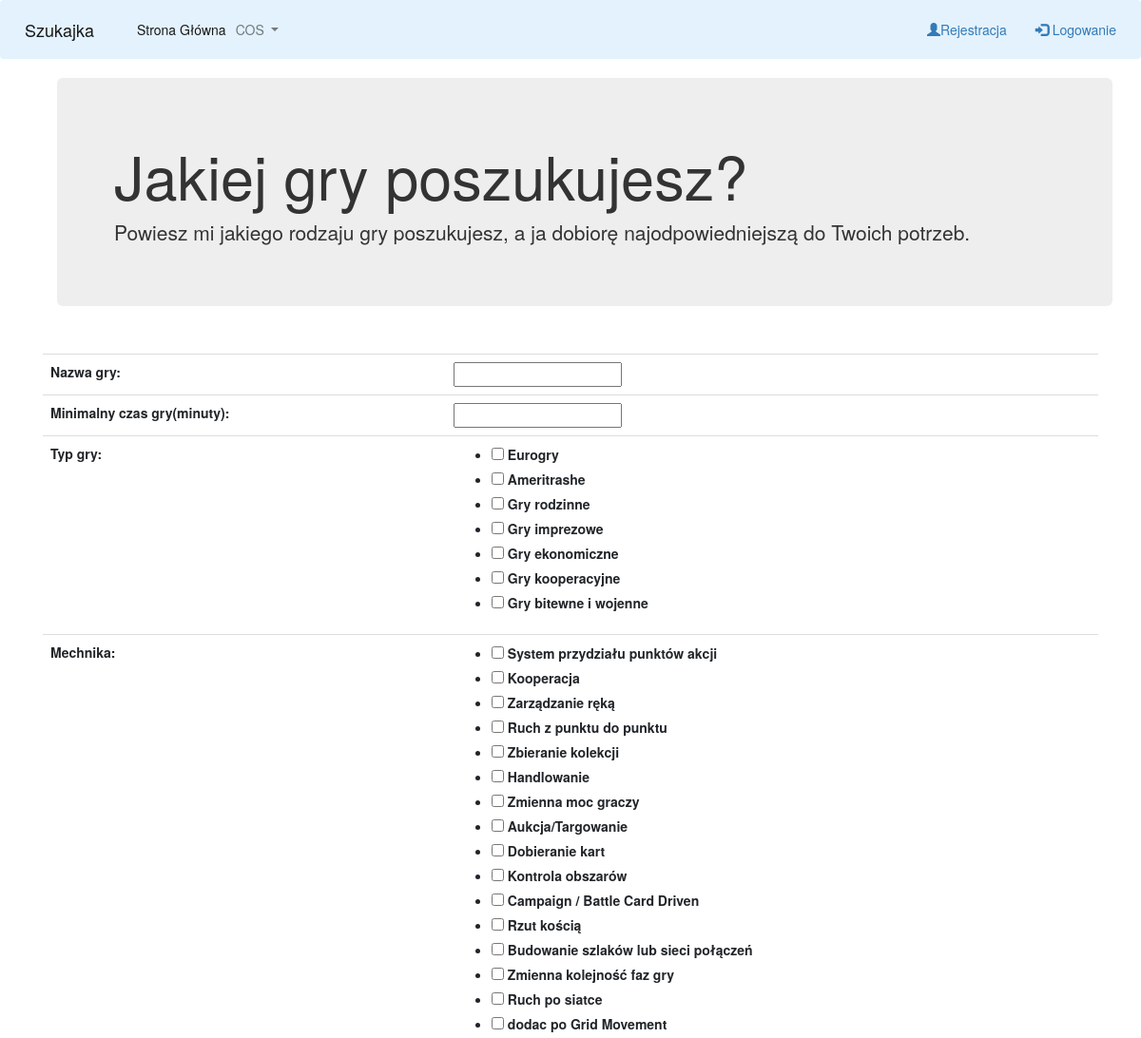
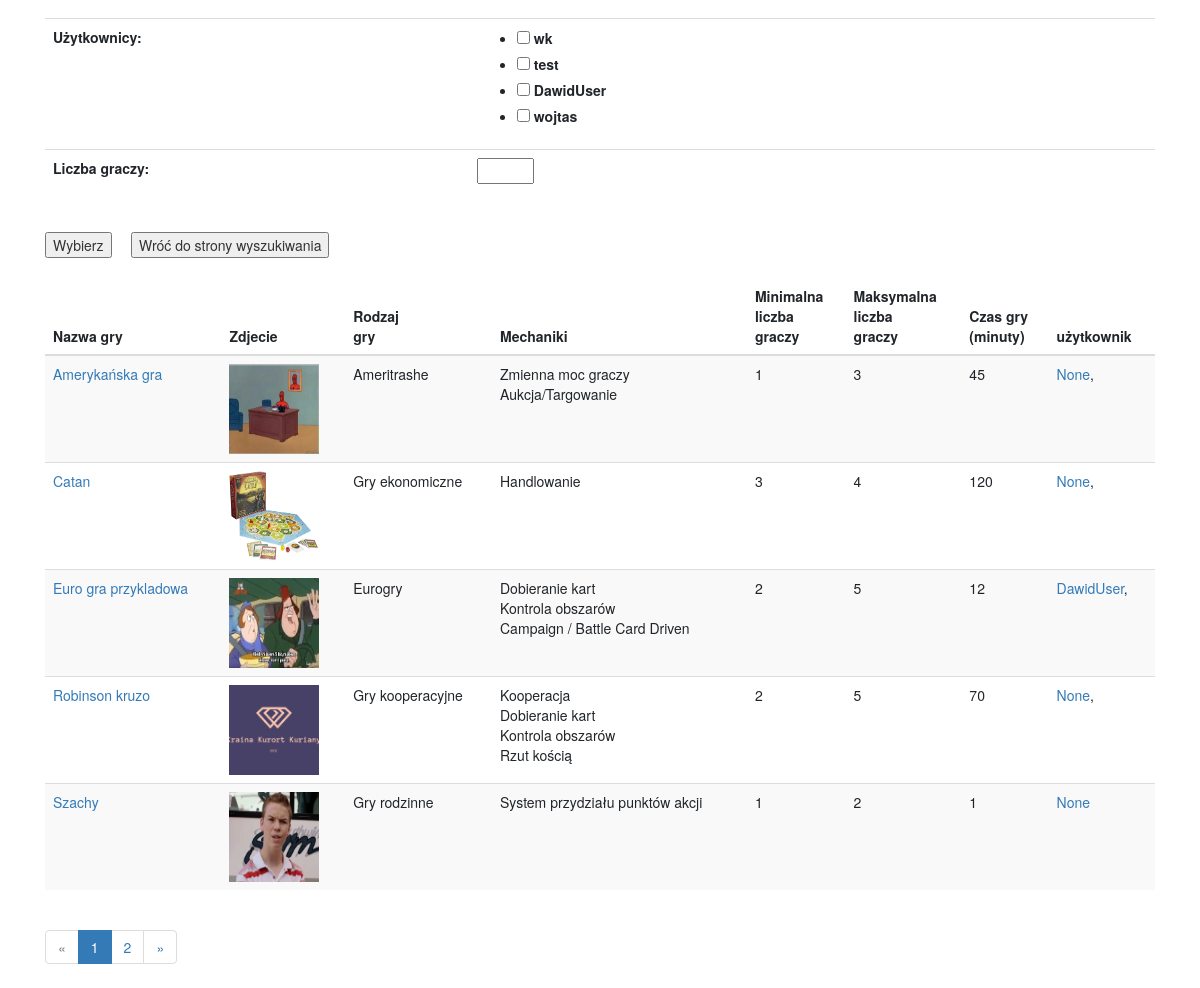
Page /a/ on the committed database (2 pictures, top to bottom).
### main/models.py (models this page shows, shortened)
class GameType(models.Model):
    name = models.CharField(verbose_name="Nazwa kategotii", max_length=128, blank=True, null=True)
    description = models.TextField(verbose_name="Opis kategorii", max_length=1126, blank=True, null=True)
    def __str__(self):
        return self.name
    class Meta:
        verbose_name = "Typ gry"  # pozwala podać nazwe pola w liczbie pojedynczej
        verbose_name_plural = "_Typy Gry"  # pozwala zmienić nazwe pola na liście modeli w Adminie

class MechanicType(models.Model):
    name = models.CharField(verbose_name="Nazwa mechaniki", max_length=128, blank=True, null=True)
    description = models.TextField(verbose_name="Opis mechaniki", max_length=1126, blank=True, null=True)
    def __str__(self):
        return self.name
    class Meta:
        verbose_name = "Mechanika"
        verbose_name_plural = "_Mechaniki gier"

class Game(models.Model):
    name = models.CharField(verbose_name="Nazwa gry", max_length=128, blank=True)
    description = models.TextField(verbose_name="Opis gry", blank=True)
    image = models.ImageField(verbose_name="Zdjęcie gry", null=True, blank=True, upload_to="game_images")
    min_player = models.PositiveSmallIntegerField(verbose_name="Minimalna liczba graczy", blank=True, null=True)
    max_player = models.PositiveSmallIntegerField(verbose_name="Maksymalna liczb graczy", blank=True, null=True)
    min_play_time = models.PositiveIntegerField(verbose_name="Minimalny czas gry(minuty)", blank=True, null=True)
    game_type = models.ManyToManyField(GameType, verbose_name="Rodzaj gry", blank=True)  # TODO: mozna zaimplementowac checkboxy do zaznaczania w adminie
    mechanic_type = models.ManyToManyField(MechanicType, verbose_name="Rodzaj gry", blank=True)
    user = models.ForeignKey(Users, on_delete=models.CASCADE, blank=True, null=True)
    def get_absolute_url(self):
        return reverse("game-detail", args=[self.pk])

### main/views.py (the view)
# urls.py: path("", GameListView.as_view(), name='Game_view'),
class GameListView(ListView):
    model = Game
    template_name = "main/filtrujemy.html"
    context_object_name = 'game_list'
    ordering = "name"  # ordering = nazwa-pola // nazwa - to nazwa mojego pola, a pole to moje pole z modelu
    extra_context = {"form": GameTypeForm}
    paginate_by = 5
    def get_queryset(self):  # TODO: Sorotwanie kolumn od najwiekszej do najmniejszej wartosci, do tego najlepiej JS
        game_type = dict(self.request.GET).get("game_type")
        name = self.request.GET.get("name")
        player_num = self.request.GET.get("player_num")
        min_play_time = self.request.GET.get("min_play_time")
        mechanic_type = dict(self.request.GET).get("mechanic_type")
        user = self.request.GET.get("user")
        self.queryset = self.model.objects.all()
        if game_type:
            self.queryset = self.queryset.filter(game_type__in=game_type)
        if name:
            self.queryset = self.queryset.filter(name__icontains=name)
        if player_num:
            self.queryset = self.queryset.filter(min_player__lte=player_num, max_player__gte=player_num)
        if min_play_time:
            self.queryset = self.queryset.filter(min_play_time__gte=min_play_time)
        if mechanic_type:
            self.queryset = self.queryset.filter(mechanic_type__in=mechanic_type)
        if user:
            self.queryset = self.queryset.filter(user=user)
        return super().get_queryset().distinct()  # TODO naprawić wyszukiwanie tak, aby byla mozliwosc wyszukania gier po polach game_type

### main/models.py (called while the page is built)
    def get_absolute_url(self):
        return reverse("person-detail", args=[self.pk])

### templates/main/filtrujemy.html (shortened to what this page needs)
{% extends 'base.html' %}
{% block body %}
<div class="container">
  <div class="jumbotron" >
    <h1 >Jakiej gry poszukujesz? </h1>
    <p>Powiesz mi jakiego rodzaju gry poszukujesz, a ja dobiorę najodpowiedniejszą do Twoich potrzeb.</p>
  </div>
</div>
<form method="get", action="" id="searchform"></br>
<div class="table-responsive">
  <table class="table">
{{ form.as_table }}
  </table>
</div>
    </br><input type="submit" value="Wybierz">&nbsp;&nbsp;&nbsp;&nbsp
    <input type="button" value="Wróć do strony wyszukiwania" onclick="window.location.href = 'http://127.0.0.1:8000/a/'">
</form></br>
<table class="table table-striped">
  <thead>
    <tr>
        <th scope="col">Nazwa gry</th>
        <th scope="col">Zdjecie</th>
        <th scope="col">Rodzaj</br> gry</th>
        <th scope="col">Mechaniki</th>
        <th scope="col">Minimalna </br>liczba</br> graczy</th>
        <th scope="col">Maksymalna </br>liczba </br>graczy</th>
        <th scope="col">Czas gry</br>(minuty)</th>
        <th scope="col">użytkownik</th>
    </tr>
  </thead>
  <tbody>
{% for game in game_list %}
    <tr>
        <td><a href="{{ game.get_absolute_url }} ">{{ game.name }}</a></td>
        <td>{% if game.image %}<img src="{{ game.image.url }}" alt="...">{% endif %}</td>
        <div>{% for game_type in game.game_type.all %}<td class="parentCell" title="{{ game_type.description }}"> {{ game_type.name }}{% endfor %}</td></div>
        <td>{% for mechanic_type in game.mechanic_type.all %}<div title="{{ mechanic_type.description }}">{{ mechanic_type.name }}{% if not forloop.last %}</br>{% endif %}{% endfor %}</div> </td>
        <td>{{ game.min_player }}</td>
        <td>{{ game.max_player }}</td>
        <td>{{ game.min_play_time }}</td>
        <td><a href="{{ game.user.get_absolute_url }}">{{ game.user }}</a>{% if not forloop.last %}, {% endif %}</td>
    </tr>
{% endfor %}
  </tbody>
</table>
{% endblock %}
{% block content %}
<div class="container">
{% if is_paginated %}
  <ul class="pagination justify-content-center">
    {% if page_obj.has_previous %}
      <li><a href="?page={{ page_obj.previous_page_number }}">&laquo;</a></li>
    {% else %}
      <li class="disabled"><span>&laquo;</span></li>
    {% endif %}
    {% for i in paginator.page_range %}
      {% if page_obj.number == i %}
        <li class="active"><span>{{ i }} <span class="sr-only">(current)</span></span></li>
      {% else %}
        <li><a href="?page={{ i }}">{{ i }}</a></li>
      {% endif %}
    {% endfor %}
    {% if page_obj.has_next %}
      <li><a href="?page={{ page_obj.next_page_number }}">&raquo;</a></li>
    {% else %}
      <li class="disabled"><span>&raquo;</span></li>
    {% endif %}
  </ul>
{% endif %}
</div>
{% endblock %}

### templates/base.html (shortened to what this page needs)
{% load static %}
<!doctype html>
<html lang="en">
<head>
        <link rel="stylesheet" href="https://stackpath.bootstrapcdn.com/bootstrap/4.4.1/css/bootstrap.min.css">
        <link rel="stylesheet" href="{% static 'style.css' %}">
        <link rel="stylesheet" href="https://maxcdn.bootstrapcdn.com/bootstrap/3.4.1/css/bootstrap.min.css">
</head>
<nav class="navbar navbar-expand-lg navbar-light" style="background-color:#e3f2fd;">
  <a class="navbar-brand" href="http://127.0.0.1:8000/a/">Szukajka</a>
  <div class="collapse navbar-collapse" id="navbarNavDropdown">
    <ul class="navbar-nav">
      <li class="nav-item active">
        <a class="nav-link" href="http://127.0.0.1:8000/a/">Strona Główna <span class="sr-only">(current)</span></a>
      </li>
      <li class="nav-item dropdown">
        <a class="nav-link dropdown-toggle" href="#" id="navbarDropdownMenuLink" data-toggle="dropdown" aria-haspopup="true" aria-expanded="false">
          COS
        </a>
      </li>
    </ul>
    <ul class="nav navbar-nav navbar-right">
    {% if user.is_authenticated%}
    <li><a href="#">Witaj, {{ user.get_username }}.</a></li>
    <li><a href="{% url "logout" %}?next=/a"><span class="glyphicon glyphicon-log-out"></span>Wyloguj</a></li>
    {% else %}
    <li><a href="http://127.0.0.1:8000/a/user/register"><span class="glyphicon glyphicon-user"></span>Rejestracja</a></li>
    <li><a href="http://127.0.0.1:8000/a/user/login"><span class="glyphicon glyphicon-log-in"></span> Logowanie</a></li>
    {% endif %}
    </ul>
  </div>
</nav>
<body>
<div class="container">
{% block body %} {% endblock %}
</div>
</body>
{% block content %} {% endblock %}
</html>

### static/style.css (style rules this page uses)
body { background: url("2732571.jpg"); }
h1 { color: red; }
img { width:90px; height:90px; }

### rows in the picture
GameType: name "Eurogry"
Game: name "Amerykańska gra", image (picture), min_player "1", max_player "3", min_play_time "45", user "None"
GameType: name "Ameritrashe"
MechanicType: name "Zmienna moc graczy"
MechanicType: name "Aukcja/Targowanie"
Game: name "Catan", image (picture), min_player "3", max_player "4", min_play_time "120", user "None"
GameType: name "Gry ekonomiczne"
MechanicType: name "Handlowanie"
Game: name "Euro gra przykladowa", image (picture), min_player "2", max_player "5", min_play_time "12", user "DawidUser"
MechanicType: name "Dobieranie kart"
MechanicType: name "Kontrola obszarów"
MechanicType: name "Campaign / Battle Card Driven"
Game: name "Robinson kruzo", image (picture), min_player "2", max_player "5", min_play_time "70", user "None"
GameType: name "Gry kooperacyjne"
MechanicType: name "Kooperacja"
MechanicType: name "Rzut kością"
Game: name "Szachy", image (picture), min_player "1", max_player "2", min_play_time "1", user "None"
GameType: name "Gry rodzinne"
MechanicType: name "System przydziału punktów akcji"

### other values in the picture
{{ i }} "1"
{{ i }} "2"
